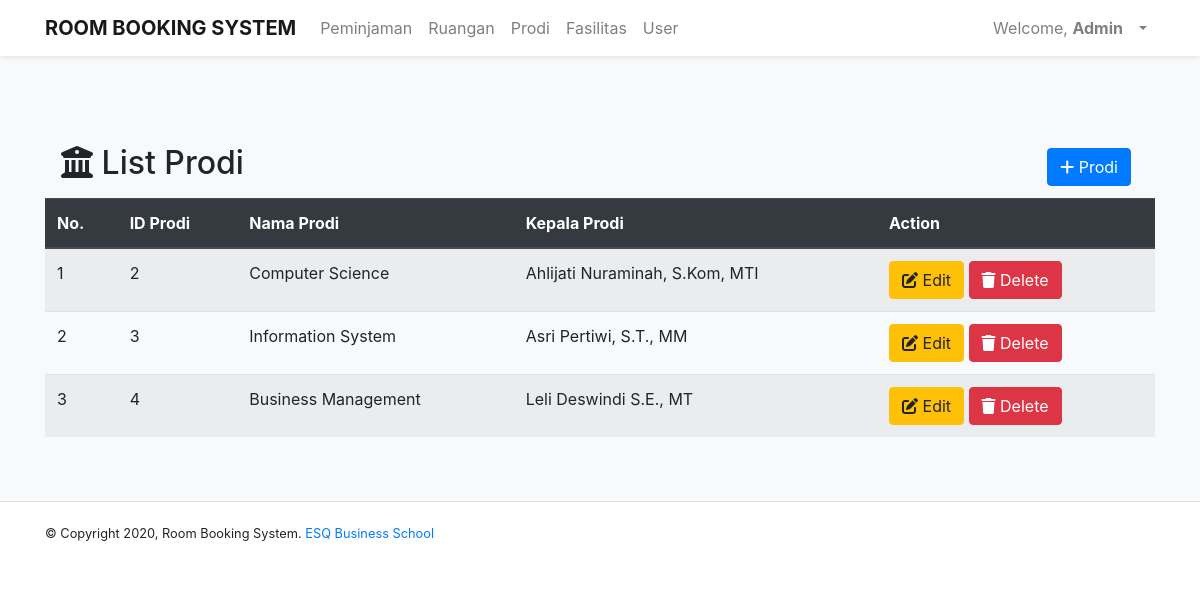
The page /dashboardAdmin.php?p=adminListProdi (signed in) on the database its author committed.
### tables this page shows
CREATE TABLE `prodi` (
  `IDProdi` int(11) NOT NULL,
  `namaProdi` varchar(20) NOT NULL,
  `kaprodi` varchar(30) NOT NULL
);

### inc.koneksi.php (called while the page is built, shortened)
<?php
    class Connection{
        private $host = "localhost";
        private $user = "root";
        private $password = "";
        function connect(){
            $conn = mysqli_connect($this->host, $this->user, $this->password);
            $this->connection = $conn;
        }
    }
?>

### class/class.Prodi.php (called while the page is built, shortened)
<?php
class Prodi extends Connection{
    public function SelectAllProdi(){
        $sql = "SELECT * FROM prodi";
        $result = mysqli_query($this->connection, $sql);
        $arrResult = Array();
        $count=0;
            while ($data = mysqli_fetch_array($result)){
                $objProdi = new Prodi();
                $objProdi->IDProdi=$data['IDProdi'];
                $objProdi->kaprodi=$data['kaprodi'];
                $objProdi->namaProdi=$data['namaProdi'];
                $arrResult[$count] = $objProdi;
                $count++;
            }
        return $arrResult;
    }
}
?>

### pages/adminListProdi.php (the view)
<div class="container">
    <div class="wrapper">
        <div class="Title">
            <div class="navbar ">
                <h2><i class="fas fa-university"></i> List Prodi</h2>
                <ul class="navbar-nav ml-auto">
                    <li class="nav-item">
                    <?php
                        if ($_SESSION["role"] == 'Admin') {
                         echo '<a class="btn btn-primary mr-2"  href="dashboardAdmin.php?p=tambahProdi" role="button"><i class="fas fa-plus"></i> Prodi</a>';
                        }
                    ?>
                    </li>
                </ul>
            </div>
            <table class="table table-striped">
                <thead class="thead-dark">
                    <tr>
                        <th scope="col">No.</th>
                        <th scope="col">ID Prodi</th>
                        <th scope="col">Nama Prodi</th>
                        <th scope="col">Kepala Prodi</th>
                        <?php
                            if ($_SESSION["role"] == 'Admin') {
                                echo '<th scope="col">Action</th>';
                            }
                        ?>
                    </tr>
                </thead>
                <tbody>
                    <?php
                        require_once('./class/class.Prodi.php');
                        $objProdi = new Prodi();
                        $arrayResultProdi = $objProdi->SelectAllProdi();
                        $no = 1;
                        if (count($arrayResultProdi) === 0) {
                            echo '<tr><td colspan="3" style="text-align: center;">Tidak ada data!</td></tr>';
                        }else {
                            foreach($arrayResultProdi as $dataProdi){
                                echo '<tr>';
                                echo '<td>'.$no.'</td>';
                                echo '<td>'.$dataProdi->IDProdi.'</td>';
                                echo '<td>'.$dataProdi->namaProdi.'</td>';
                                echo '<td>'.$dataProdi->kaprodi.'</td>';
                                if ($_SESSION["role"] == 'Admin') {
                                echo '<td><a class="btn btn-warning" href="dashboardAdmin.php?p=tambahProdi&IDProdi='.$dataProdi->IDProdi.'"><i class="fas fa-edit"></i> Edit</a> <a class="btn btn-danger" href="dashboardAdmin.php?p=deleteProdi&IDProdi='.$dataProdi->IDProdi.'" onclick="return confirm(\'Apakah anda yakin ingin mengahapus?\')"><i class="fas fa-trash"></i> Delete</a></td>';
                                }
                                echo '</tr>';
                                $no++;
                            }
                        }
                    ?>
                </tbody>
            </table>
        </div>
    </div>
</div>

### styles.css (style rules this page uses)
.Title { padding: 80px 0 0 0; }

### rows shown on the page
prodi: IDProdi "2", namaProdi "Computer Science", kaprodi "Ahlijati Nuraminah, S.Kom, MTI"
prodi: IDProdi "3", namaProdi "Information System", kaprodi "Asri Pertiwi, S.T., MM"
prodi: IDProdi "4", namaProdi "Business Management", kaprodi "Leli Deswindi S.E., MT"

### other values the page prints
$_SESSION["nama"] "Admin"
